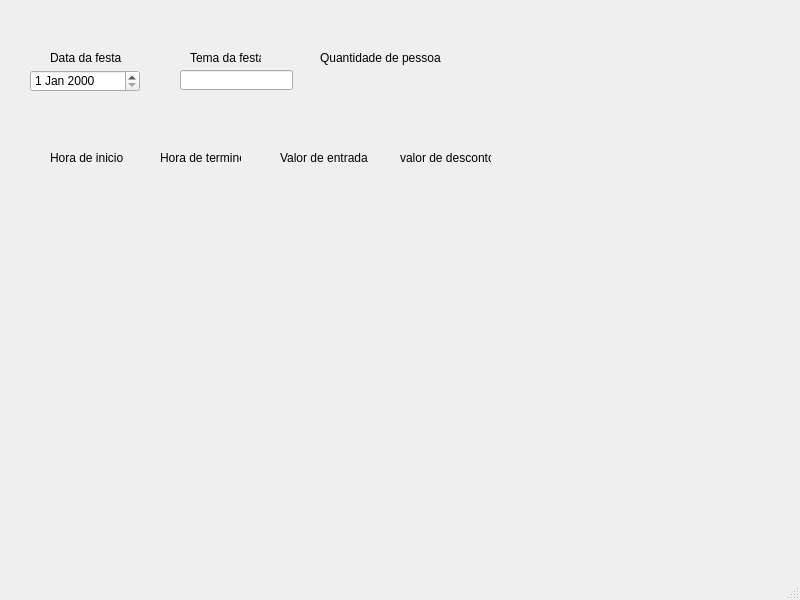
<?xml version="1.0" encoding="UTF-8"?>
<ui version="4.0">
 <class>aluguel</class>
 <widget class="QMainWindow" name="aluguel">
  <property name="geometry">
   <rect>
    <x>0</x>
    <y>0</y>
    <width>800</width>
    <height>600</height>
   </rect>
  </property>
  <property name="windowTitle">
   <string>MainWindow</string>
  </property>
  <widget class="QWidget" name="centralwidget">
   <widget class="QLabel" name="label">
    <property name="geometry">
     <rect>
      <x>50</x>
      <y>50</y>
      <width>81</width>
      <height>16</height>
     </rect>
    </property>
    <property name="text">
     <string>Data da festa</string>
    </property>
   </widget>
   <widget class="QLabel" name="label_2">
    <property name="geometry">
     <rect>
      <x>190</x>
      <y>50</y>
      <width>71</width>
      <height>16</height>
     </rect>
    </property>
    <property name="text">
     <string>Tema da festa</string>
    </property>
   </widget>
   <widget class="QLabel" name="label_3">
    <property name="geometry">
     <rect>
      <x>320</x>
      <y>50</y>
      <width>121</width>
      <height>16</height>
     </rect>
    </property>
    <property name="text">
     <string>Quantidade de pessoas</string>
    </property>
   </widget>
   <widget class="QLabel" name="label_4">
    <property name="geometry">
     <rect>
      <x>50</x>
      <y>150</y>
      <width>91</width>
      <height>16</height>
     </rect>
    </property>
    <property name="text">
     <string>Hora de inicio</string>
    </property>
   </widget>
   <widget class="QLabel" name="label_5">
    <property name="geometry">
     <rect>
      <x>160</x>
      <y>150</y>
      <width>81</width>
      <height>16</height>
     </rect>
    </property>
    <property name="text">
     <string>Hora de termino</string>
    </property>
   </widget>
   <widget class="QLabel" name="label_6">
    <property name="geometry">
     <rect>
      <x>280</x>
      <y>150</y>
      <width>91</width>
      <height>16</height>
     </rect>
    </property>
    <property name="text">
     <string>Valor de entrada</string>
    </property>
   </widget>
   <widget class="QLabel" name="label_7">
    <property name="geometry">
     <rect>
      <x>400</x>
      <y>150</y>
      <width>91</width>
      <height>16</height>
     </rect>
    </property>
    <property name="text">
     <string>valor de desconto</string>
    </property>
   </widget>
   <widget class="QLineEdit" name="lineEdit">
    <property name="geometry">
     <rect>
      <x>180</x>
      <y>70</y>
      <width>113</width>
      <height>20</height>
     </rect>
    </property>
   </widget>
   <widget class="QDateEdit" name="dateEdit">
    <property name="geometry">
     <rect>
      <x>30</x>
      <y>70</y>
      <width>110</width>
      <height>22</height>
     </rect>
    </property>
   </widget>
  </widget>
  <widget class="QMenuBar" name="menubar">
   <property name="geometry">
    <rect>
     <x>0</x>
     <y>0</y>
     <width>800</width>
     <height>21</height>
    </rect>
   </property>
  </widget>
  <widget class="QStatusBar" name="statusbar"/>
 </widget>
 <resources/>
 <connections/>
</ui>
